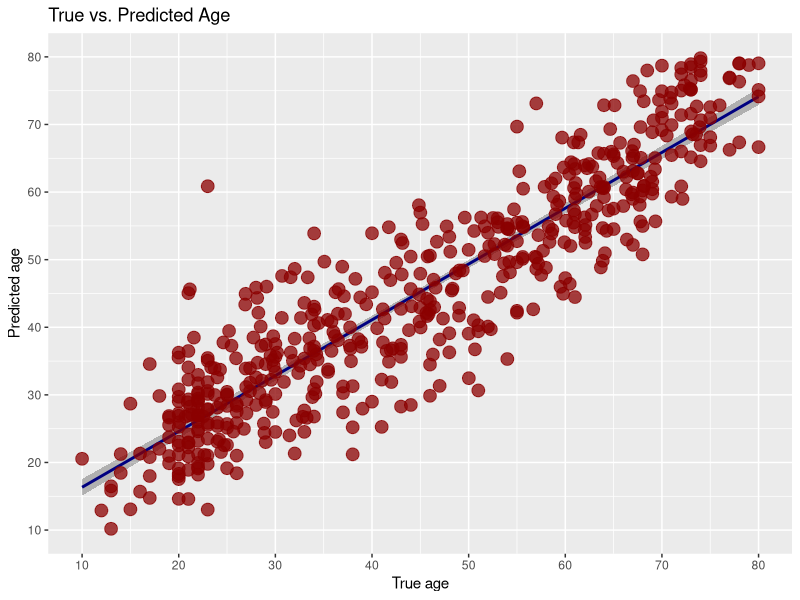

R code for this plot:
library( kernlab )
library( ggplot2 )

trainingData <- read.csv( "PCAVariation0.99/trainingBrainSegmentationPosteriors2Projections.csv" )
testingData <- read.csv( "PCAVariation0.99/testingBrainSegmentationPosteriors2Projections.csv" )
# trainingData <- read.csv( "PCAVariation0.99/trainingCorticalThicknessProjections.csv" )
# testingData <- read.csv( "PCAVariation0.99/testingCorticalThicknessProjections.csv" )

# Remove ID, gender, and site
#  drops <- c( "ID", "SEX", "SITE" )
#  trainingData <- trainingData[, !( names( trainingData ) %in% drops )]
#  testingData <- testingData[, !( names( trainingData ) %in% drops )]

trainingData<-trainingData[,3:ncol(testingData)]
testingData<-testingData[,3:ncol(testingData)]

brainAgeVM <- rvm( AGE ~ ., data = trainingData, type = "regression",
                    kernel = "laplacedot",
                    verbosity = 1, tol = .Machine$double.eps,
                    minmaxdiff = 1e-3, cross = 0, fit = TRUE,
                    na.action = na.omit , iterations = 200 )

predictedAge <- predict( brainAgeVM, testingData )

correlation <- cor( testingData$AGE, predictedAge )
meanerr<-(  mean( abs(  testingData$AGE - predictedAge ) ) )
cat( "Correlation (true vs. predicted age): ", correlation, " mean err " , meanerr , "\n", sep = '' )


plotData <- data.frame( TrueAge = testingData$AGE, PredictedAge = predictedAge )

brainAgeRegression <- lm( testingData$AGE ~ 1 + predictedAge )



brainAgePlot <- ggplot( plotData, aes( x = TrueAge, y = PredictedAge ) ) +
                stat_smooth( colour = "navyblue", formula = y ~ 1 + x, method = "lm",
                  size = 1, n = 1000, level = 0.95, se = TRUE, fullrange = TRUE, fill = 'black', alpha = 0.25 ) +
                geom_point( colour = "darkred", size = 4, alpha = 0.75 ) +
                scale_x_continuous( "True age", breaks = seq( 10, 80, by = 10 ), labels = seq( 10, 80, by = 10 ), limits = c( 10, 80 ) ) +
                scale_y_continuous( "Predicted age", breaks = seq( 10, 80, by = 10 ), labels = seq( 10, 80, by = 10 ), limits = c( 10, 80 ) ) +
                ggtitle( "True vs. Predicted Age" )
ggsave( filename = paste( "brainAge.pdf", sep = "" ), plot = brainAgePlot, width = 6, height = 6, units = 'in' )



# plot the results (Bland Altman)
#
# ageDifference <- ( testingData$AGE - predictedAge )
# meanAgeDifference <- mean( ageDifference )
# stdAgeDifference <- sd( ageDifference )
#
# upperLineIntercept <- meanAgeDifference + 0.95 * stdAgeDifference
# lowerLineIntercept <- meanAgeDifference - 0.95 * stdAgeDifference
#
# plotData <- data.frame( TrueAge = testingData$AGE, AgeDifference = ageDifference )
#
# brainAgePlot <- ggplot( plotData, aes( x = TrueAge, y = AgeDifference ) ) +
#                 geom_point( colour = "darkred", size = 4, alpha = 0.75 ) +
#                 geom_hline( aes( yintercept = upperLineIntercept ), colour = "navyblue", linetype = "dashed" ) +
#                 geom_hline( aes( yintercept = lowerLineIntercept ), colour = "navyblue", linetype = "dashed" ) +
#                 scale_x_continuous( "True age", breaks = seq( 10, 80, by = 10 ), labels = seq( 10, 80, by = 10 ), limits = c( 10, 80 ) ) +
#                 scale_y_continuous( "True - predicted age", breaks = seq( -20, 20, by = 5 ), labels = seq( -20, 20, by = 5 ), limits = c( -20, 20 ) ) +
#                 ggtitle( "True vs. Predicted Age" )
# ggsave( filename = paste( "brainAge.pdf", sep = "" ), plot = brainAgePlot, width = 8, height = 6, units = 'in' )
#

if ( FALSE )
  {
    img<-as.matrix( trainingData[ ,c(1,3:ncol(trainingData) ) ] )
    testimg<-as.matrix( testingData[ ,c(1,3:ncol(trainingData) ) ] )
    myregression <- sparseRegression( img , data.frame( AGE=trainingData$AGE , SEX=trainingData$SEX ), "AGE",  sparseness=-0.1, nvecs=10, its=10, cthresh=0)
    ff<-data.frame(AGE=trainingData$AGE, myregression$umatrix )
    tt<-glm( AGE ~ ., data = ff )
    cor.test( predict( tt ) , ff$AGE )

    newu<-  testimg %*% ( as.matrix( myregression$eigenanatomyimages ) )
    colnames( newu ) <- colnames( myregression$umatrix  )
    names( newu ) <- names( myregression$umatrix  )
    ff<-data.frame(  newu )
    predictedAge2 <- predict( tt, newdata=ff )
    correlation <- cor( testingData$AGE, predictedAge2 )
    meanerr<-(  mean( abs(  testingData$AGE - predictedAge2 ) ) )
    cat( "Correlation (true vs. predicted age): ", correlation, " mean err " , meanerr , "\n", sep = '' )
  }
